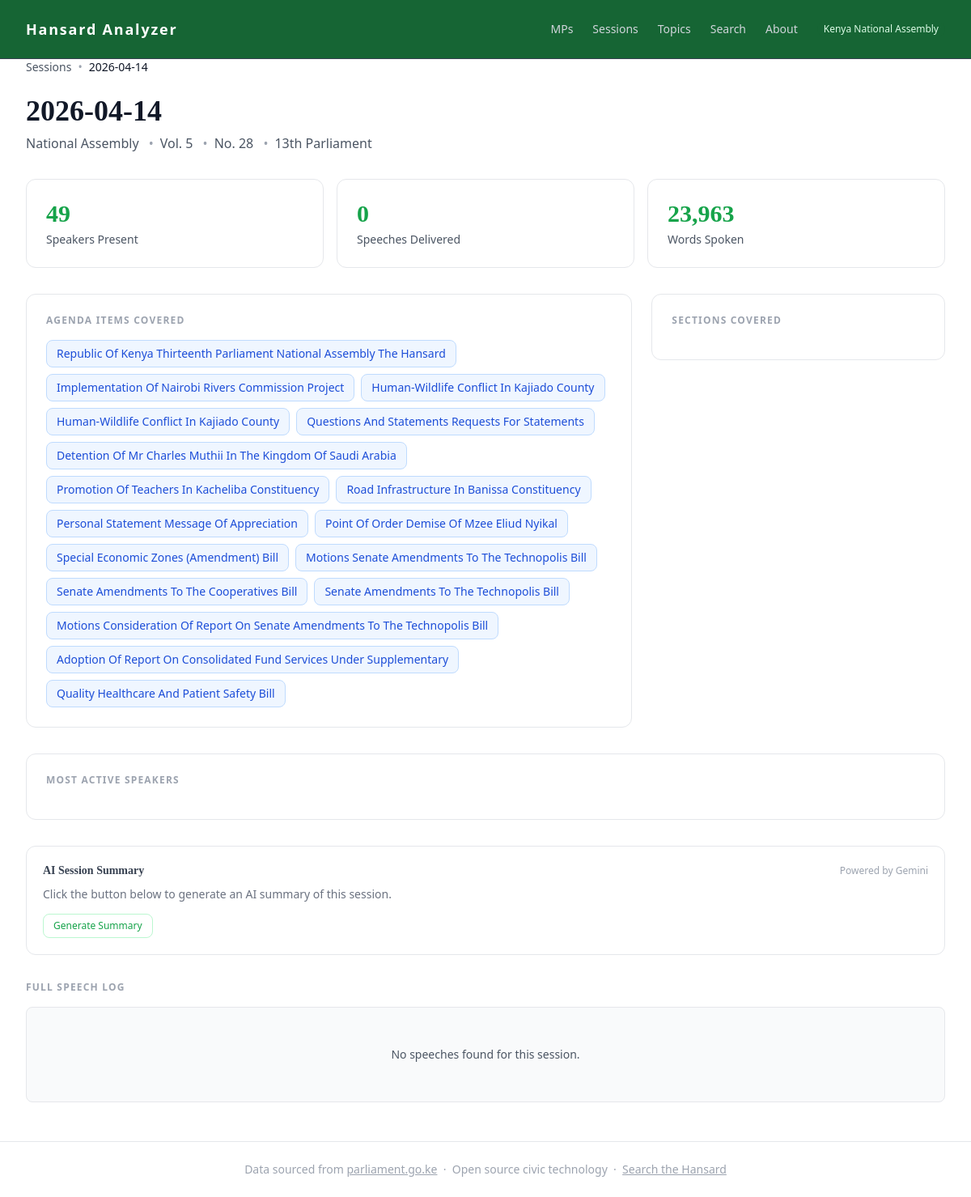
The page /sessions/2 on the database its author committed.
### tables this page shows
CREATE TABLE agenda_items (
    id           INTEGER PRIMARY KEY AUTOINCREMENT,
    session_id   INTEGER NOT NULL REFERENCES sessions(id),
    title        TEXT NOT NULL,
    type         TEXT NOT NULL,
    sequence     INTEGER,
    raw_heading  TEXT,
    created_at   TEXT
);

### routes/sessions.py (the view)
@sessions_bp.route("/<int:session_id>")
def session_detail(session_id):
    conn = get_connection()
    cursor = conn.cursor()
    cursor.execute("SELECT * FROM sessions WHERE id = ?", (session_id,))
    row = cursor.fetchone()
    if row is None:
        conn.close()
        abort(404)
    columns = [d[0] for d in cursor.description]
    session = dict(zip(columns, row))
    agenda_items = get_agenda_items_by_session(conn, session_id)
    cursor.execute(
        "SELECT COUNT(DISTINCT member_id) FROM speeches WHERE session_id = ?",
        (session_id,),
    )
    total_speakers = cursor.fetchone()[0]
    cursor.execute(
        "SELECT COALESCE(SUM(word_count), 0) FROM speeches WHERE session_id = ?",
        (session_id,),
    )
    total_words = cursor.fetchone()[0]
    conn.close()
    items_by_type = defaultdict(list)
    for item in agenda_items:
        items_by_type[item["type"]].append(item)
    type_order = ["BILL", "MOTION", "PETITION", "STATEMENT", "QUESTION", "PAPER", "OTHER"]
    ordered_items_by_type = {
        t: items_by_type[t] for t in type_order if t in items_by_type
    }
    return render_template(
        "session.html",
        session=session,
        agenda_items=agenda_items,
        items_by_type=ordered_items_by_type,
        total_speakers=total_speakers,
        total_words=total_words,
    )

### analyzer/database/queries.py (called while the page is built)
def get_agenda_items_by_session(
    conn: sqlite3.Connection,
    session_id: int,
) -> list[dict]:
    cursor = conn.cursor()
    cursor.execute(
        """
        SELECT ai.*, COUNT(sp.id) AS speech_count
        FROM agenda_items ai
        LEFT JOIN speeches sp ON sp.agenda_item_id = ai.id
        WHERE ai.session_id = ?
        GROUP BY ai.id
        ORDER BY ai.sequence ASC
        """,
        (session_id,),
    )
    columns = [d[0] for d in cursor.description]
    return [dict(zip(columns, row)) for row in cursor.fetchall()]

### analyzer/database/seed.py (called while the page is built)
def get_connection(db_path: Path = DB_PATH) -> sqlite3.Connection:
    conn = sqlite3.connect(db_path)
    conn.execute("PRAGMA foreign_keys = ON")
    return conn

### templates/session.html (shortened to what this page needs)
{% extends "base.html" %}
{% block content %}
<div class="mb-6 flex items-center gap-2 text-sm">
    <a href="{{ url_for('sessions.session_list') }}" class="text-gray-600 hover:text-green-600 transition-colors">Sessions</a>
    <span class="text-gray-400">•</span>
    <span class="text-gray-900 font-medium">{{ session.date }}</span>
</div>
<div class="mb-8">
    <h1 class="font-serif text-3xl sm:text-4xl font-semibold text-gray-900 mb-2">{{ session.date }}</h1>
    <p class="text-gray-600 text-base">
        {{ session.chamber }}
        {% if session.volume %}<span class="text-gray-400 mx-2">•</span>Vol. {{ session.volume }}{% endif %}
        {% if session.issue %}<span class="text-gray-400 mx-2">•</span>No. {{ session.issue }}{% endif %}
        {% if session.parliament_number %}<span class="text-gray-400 mx-2">•</span>{{ session.parliament_number }}th Parliament{% endif %}
    </p>
</div>
<div class="grid grid-cols-1 sm:grid-cols-3 gap-4 mb-8">
    <div class="border border-gray-200 rounded-xl p-6 bg-white">
        <div class="flex items-baseline gap-2 mb-1">
            <div class="font-serif text-3xl font-semibold text-green-600">{{ total_speakers }}</div>
        </div>
        <div class="text-sm text-gray-600">Speakers Present</div>
    </div>
    <div class="border border-gray-200 rounded-xl p-6 bg-white">
        <div class="flex items-baseline gap-2 mb-1">
            <div class="font-serif text-3xl font-semibold text-green-600">{{ speeches|length }}</div>
        </div>
        <div class="text-sm text-gray-600">Speeches Delivered</div>
    </div>
    <div class="border border-gray-200 rounded-xl p-6 bg-white">
        <div class="flex items-baseline gap-2 mb-1">
            <div class="font-serif text-3xl font-semibold text-green-600">{{ "{:,}".format(total_words) }}</div>
        </div>
        <div class="text-sm text-gray-600">Words Spoken</div>
    </div>
</div>
<div class="grid grid-cols-1 lg:grid-cols-3 gap-6 mb-8">
    <div class="lg:col-span-2">
        <div class="border border-gray-200 rounded-xl p-6 bg-white">
            <h3 class="text-xs font-semibold uppercase tracking-widest text-gray-400 mb-4">Agenda Items Covered</h3>
            <div class="flex flex-wrap gap-2">
                {% for item in agenda_items %}
                    <a href="{{ url_for('agenda_items.agenda_item_detail', agenda_item_id=item.id) }}" class="inline-block px-3 py-1.5 bg-blue-50 border border-blue-200 text-blue-700 text-sm font-medium rounded-lg">
                        {{ item.title or item.raw_heading }}
                    </a>
                {% endfor %}
            </div>
        </div>
    </div>
    <div>
        <div class="border border-gray-200 rounded-xl p-6 bg-white">
            <h3 class="text-xs font-semibold uppercase tracking-widest text-gray-400 mb-4">Sections Covered</h3>
        </div>
    </div>
</div>
<div class="mb-8">
    <div class="border border-gray-200 rounded-xl p-6 bg-white">
        <h3 class="text-xs font-semibold uppercase tracking-widest text-gray-400 mb-4">Most Active Speakers</h3>
    </div>
</div>
<div class="border border-gray-200 rounded-xl p-5 mb-8 bg-white" id="ai-block">
    <div class="flex items-center justify-between mb-2">
        <h3 class="font-serif text-sm font-semibold text-gray-700">AI Session Summary</h3>
        <span class="text-xs text-gray-400">Powered by Gemini</span>
    </div>
    <div id="ai-summary-text" class="text-sm text-gray-500 leading-relaxed">
        Click the button below to generate an AI summary of this session.
    </div>
    <button
        id="ai-btn"
        onclick="generateSummary('session', {{ session.id }})"
        class="mt-3 text-xs font-medium text-green-600 hover:text-green-700 border border-green-200 hover:border-green-400 px-3 py-1.5 rounded-lg transition-colors"
    >
        Generate Summary
    </button>
</div>
<div>
    <h3 class="text-xs font-semibold uppercase tracking-widest text-gray-400 mb-4">Full Speech Log</h3>
    {% if speeches %}
    <div class="space-y-4">
        {% for speech in speeches %}
        <div class="border border-gray-200 rounded-lg p-5 bg-white hover:shadow-md transition-shadow">
            <div class="flex items-start justify-between gap-3 mb-3 flex-wrap">
                <div>
                    <a href="{{ url_for('members.mp_scorecard', member_id=speech.member_id) }}"
                       class="font-medium text-gray-900 hover:text-green-600 transition-colors">
                        {{ speech.member_name }}
                    </a>
                    <div class="text-sm text-gray-600 mt-1">
                        {{ speech.constituency }}
                        <span class="mx-2 text-gray-400">•</span>
                        <span class="inline-block px-2 py-0.5 bg-gray-100 text-gray-700 rounded text-xs font-medium">{{ speech.party }}</span>
                    </div>
                </div>
                <span class="inline-block px-3 py-1 bg-green-50 border border-green-200 text-green-700 text-xs font-medium rounded-full whitespace-nowrap">
                    {{ speech.agenda_item if speech.agenda_item else (speech.section.lower() if speech.section else '') }}
                </span>
            </div>
            <p class="text-gray-700 leading-relaxed text-sm">{{ speech.content }}</p>
        </div>
        {% endfor %}
    </div>
    {% else %}
    <div class="text-center py-12 border border-gray-200 rounded-lg bg-gray-50">
        <p class="text-gray-600 text-sm">No speeches found for this session.</p>
    </div>
    {% endif %}
</div>
{% endblock %}

### rows shown on the page
agenda_items: title "Republic Of Kenya Thirteenth Parliament National Assembly The Hansard"
agenda_items: title "Implementation Of Nairobi Rivers Commission Project"
agenda_items: title "Human-Wildlife Conflict In Kajiado County"
agenda_items: title "Human-Wildlife Conflict In Kajiado County"
agenda_items: title "Questions And Statements Requests For Statements"
agenda_items: title "Detention Of Mr Charles Muthii In The Kingdom Of Saudi Arabia"
agenda_items: title "Promotion Of Teachers In Kacheliba Constituency"
agenda_items: title "Road Infrastructure In Banissa Constituency"
agenda_items: title "Personal Statement Message Of Appreciation"
agenda_items: title "Point Of Order Demise Of Mzee Eliud Nyikal"
agenda_items: title "Special Economic Zones (Amendment) Bill"
agenda_items: title "Motions Senate Amendments To The Technopolis Bill"
agenda_items: title "Senate Amendments To The Cooperatives Bill"
agenda_items: title "Senate Amendments To The Technopolis Bill"
agenda_items: title "Motions Consideration Of Report On Senate Amendments To The Technopolis Bill"
agenda_items: title "Adoption Of Report On Consolidated Fund Services Under Supplementary"
agenda_items: title "Quality Healthcare And Patient Safety Bill"

### other values the page prints
{{ session.date }} "2026-04-14"
{{ session.chamber }} "National Assembly"
{{ session.volume }} "5"
{{ session.issue }} "28"
{{ session.parliament_number }} "13"
{{ total_speakers }} "49"
{{ speeches|length }} "0"
{{ "{:,}".format(total_words) }} "23,963"
